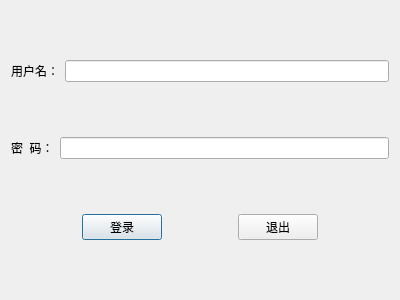
<?xml version="1.0" encoding="UTF-8"?>
<ui version="4.0">
 <class>LoginWindow</class>
 <widget class="QDialog" name="LoginWindow">
  <property name="geometry">
   <rect>
    <x>0</x>
    <y>0</y>
    <width>400</width>
    <height>300</height>
   </rect>
  </property>
  <property name="windowTitle">
   <string>Dialog</string>
  </property>
  <layout class="QVBoxLayout" name="verticalLayout">
   <item>
    <layout class="QHBoxLayout" name="horizontalLayout">
     <item>
      <widget class="QLabel" name="label">
       <property name="text">
        <string>用户名：</string>
       </property>
      </widget>
     </item>
     <item>
      <widget class="QLineEdit" name="userLineEdit"/>
     </item>
    </layout>
   </item>
   <item>
    <layout class="QHBoxLayout" name="horizontalLayout_2">
     <item>
      <widget class="QLabel" name="label_2">
       <property name="text">
        <string>密  码：</string>
       </property>
      </widget>
     </item>
     <item>
      <widget class="QLineEdit" name="pwdLineEdit"/>
     </item>
    </layout>
   </item>
   <item>
    <layout class="QHBoxLayout" name="horizontalLayout_3">
     <item>
      <spacer name="horizontalSpacer">
       <property name="orientation">
        <enum>Qt::Horizontal</enum>
       </property>
       <property name="sizeHint" stdset="0">
        <size>
         <width>40</width>
         <height>20</height>
        </size>
       </property>
      </spacer>
     </item>
     <item>
      <widget class="QPushButton" name="loginButton">
       <property name="text">
        <string>登录</string>
       </property>
      </widget>
     </item>
     <item>
      <spacer name="horizontalSpacer_2">
       <property name="orientation">
        <enum>Qt::Horizontal</enum>
       </property>
       <property name="sizeHint" stdset="0">
        <size>
         <width>40</width>
         <height>20</height>
        </size>
       </property>
      </spacer>
     </item>
     <item>
      <widget class="QPushButton" name="pushButton_2">
       <property name="text">
        <string>退出</string>
       </property>
      </widget>
     </item>
     <item>
      <spacer name="horizontalSpacer_3">
       <property name="orientation">
        <enum>Qt::Horizontal</enum>
       </property>
       <property name="sizeHint" stdset="0">
        <size>
         <width>40</width>
         <height>20</height>
        </size>
       </property>
      </spacer>
     </item>
    </layout>
   </item>
  </layout>
 </widget>
 <resources/>
 <connections>
  <connection>
   <sender>pushButton_2</sender>
   <signal>clicked()</signal>
   <receiver>LoginWindow</receiver>
   <slot>close()</slot>
   <hints>
    <hint type="sourcelabel">
     <x>277</x>
     <y>244</y>
    </hint>
    <hint type="destinationlabel">
     <x>57</x>
     <y>202</y>
    </hint>
   </hints>
  </connection>
 </connections>
</ui>
